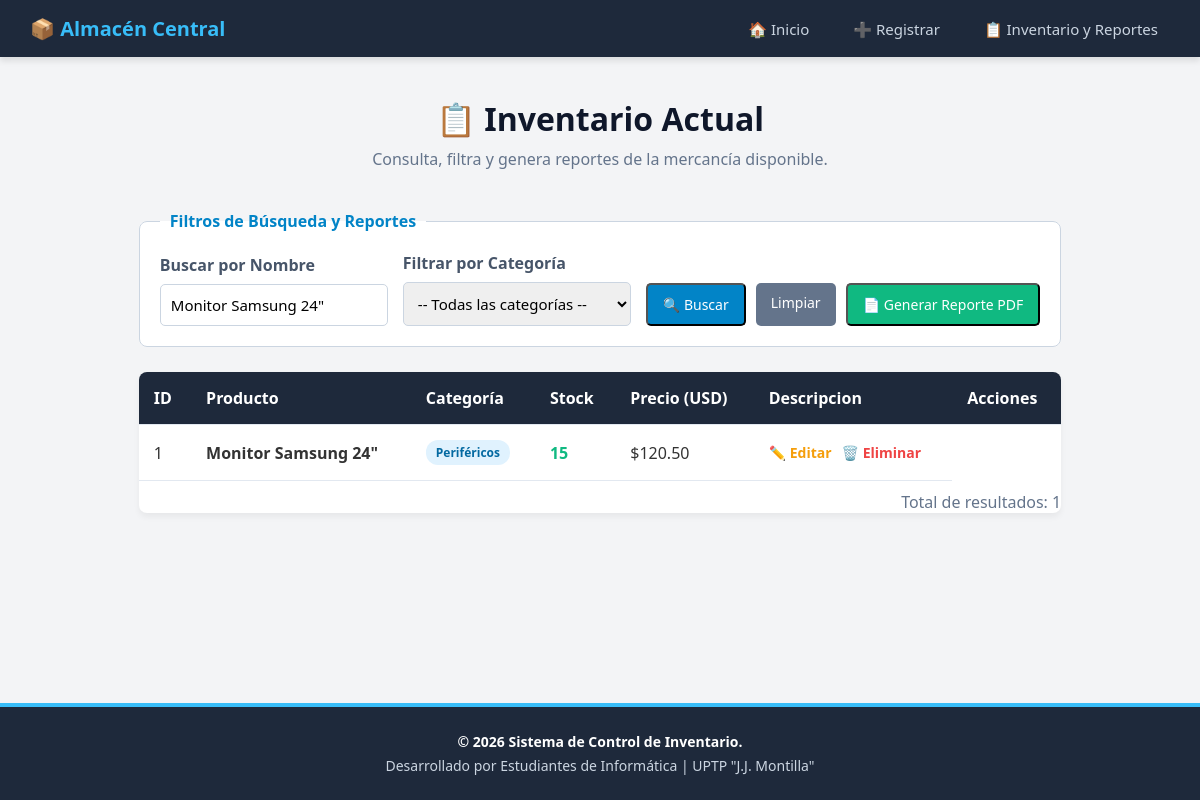
The app's page /views/listar_inventario.php?nombre=Monitor Samsung 24" with its own data.
### tables this page shows
CREATE TABLE productos (
    ID_Producto     INT AUTO_INCREMENT PRIMARY KEY,
    Nombre          VARCHAR(150) NOT NULL,
    Stock           INT DEFAULT 0,
    Precio          DECIMAL(10,2),
    ID_Categoria    INT,                               
    creado_en       TIMESTAMP DEFAULT CURRENT_TIMESTAMP,
    FOREIGN KEY (ID_Categoria) REFERENCES categorias(ID_Categoria) ON DELETE SET NULL
);

CREATE TABLE categorias (
    ID_Categoria    INT AUTO_INCREMENT PRIMARY KEY,
    Nombre          VARCHAR(100) NOT NULL,
    Descripcion     VARCHAR(255)
);

### views/listar_inventario.php (the view, shortened to what this page needs)
<?php
require '../conexion.php';
$f_nombre = trim($_GET["nombre"] ?? "");
$sql = "SELECT p.ID_Producto, p.Nombre, p.Stock, p.Precio, c.Nombre AS Categoria
        FROM productos p
        LEFT JOIN categorias c ON p.ID_Categoria = c.ID_Categoria
        WHERE 1=1";
$params = [];
$tipos = "";
if ($f_nombre !== "") {
    $sql .= " AND p.Nombre LIKE ?";
    $params[] = "%$f_nombre%";
    $tipos .= "s";
}
$sql .= " ORDER BY p.ID_Producto ASC";
$stmt = $conexion->prepare($sql);
if ($params) {
    $stmt->bind_param($tipos, ...$params);
}
$stmt->execute();
$resultado = $stmt->get_result();
?>
<!DOCTYPE html>
<html lang="es">
<head>
    <link rel="stylesheet" href="../assets/css/estilos.css">
</head>
<body>
    <?php include '../includes/navbar.php'; ?>
    <main class="contenedor" style="max-width: 1200px;">
        <div class="encabezado-dashboard">
            <h1>📋 Inventario Actual</h1>
            <p>Consulta, filtra y genera reportes de la mercancía disponible.</p>
        </div>
        <form method="GET" action="listar_inventario.php" class="caja-filtros">
            <fieldset>
                <legend>Filtros de Búsqueda y Reportes</legend>
                <div class="grid-filtros">
                    <div class="grupo-input">
                        <label>Buscar por Nombre</label>
                        <input type="text" name="nombre" value="<?= htmlspecialchars($f_nombre) ?>"
                            placeholder="Ej: Monitor...">
                    </div>
                    <div class="grupo-input">
                        <label>Filtrar por Categoría</label>
                        <select name="categoria">
                            <option value="">-- Todas las categorías --</option>
                        </select>
                    </div>
                    <div class="botones-filtros">
                        <button type="submit" class="btn-accion">🔍 Buscar</button>
                        <a href="listar_inventario.php" class="btn-accion"
                            style="background-color: #64748b;">Limpiar</a>
                        <button type="submit" formaction="reporte_inventario.php" formtarget="_blank"
                            class="btn-accion btn-secundario">
                            📄 Generar Reporte PDF
                        </button>
                    </div>
                </div>
            </fieldset>
        </form>
        <div class="tabla-contenedor">
            <?php if ($resultado->num_rows > 0): ?>
                <table class="tabla-inventario">
                    <thead>
                        <tr>
                            <th>ID</th>
                            <th>Producto</th>
                            <th>Categoría</th>
                            <th>Stock</th>
                            <th>Precio (USD)</th>
                            <th>Descripcion</th>
                            <th>Acciones</th>
                        </tr>
                    </thead>
                    <tbody>
                        <?php while ($fila = $resultado->fetch_assoc()): ?>
                            <tr>
                                <td><?= $fila["ID_Producto"] ?></td>
                                <td><strong><?= htmlspecialchars($fila["Nombre"]) ?></strong></td>
                                <td>
                                    <?php
                                    $nombre_cat = $fila["Categoria"] ?? 'Sin categoría';
                                    $clase_color = 'badge-default';
                                    switch ($nombre_cat) {
                                        case 'Periféricos':
                                            $clase_color = 'badge-perifericos';
                                            break;
                                    }
                                    ?>
                                    <span class="badge <?= $clase_color ?>">
                                        <?= htmlspecialchars($nombre_cat) ?>
                                    </span>
                                </td>
                                <td style="font-weight: bold; color: <?= $fila['Stock'] < 10 ? '#ef4444' : '#10b981' ?>;">
                                    <?= $fila["Stock"] ?>
                                </td>
                                <td>$<?= number_format($fila["Precio"], 2) ?></td>
                                <td>
                                    <div style="display: flex; gap: 10px;">
                                        <a href="editar_producto.php?id=<?= $fila['ID_Producto'] ?>" class="btn-editar">✏️
                                            Editar</a>
                                        <a href="../procesos/eliminar_producto.php?id=<?= $fila['ID_Producto'] ?>"
                                            class="btn-eliminar"
                                            onclick="return confirm('¿Seguro que deseas eliminar este producto?');">🗑️
                                            Eliminar</a>
                                    </div>
                                </td>
                            </tr>
                        <?php endwhile; ?>
                    </tbody>
                </table>
                <p style="text-align: right; margin-top: 10px; color: #64748b;">Total de resultados:
                    <?= $resultado->num_rows ?>
                </p>
            <?php endif; ?>
        </div>
    </main>
    <?php include '../includes/footer.php'; ?>
</body>
</html>

### assets/css/estilos.css (style rules this page uses)
* { margin: 0; padding: 0; box-sizing: border-box; font-family: 'Segoe UI', Tahoma, Geneva, Verdana, sans-serif; }
body { background-color: #f3f4f6; color: #333; display: flex; flex-direction: column; min-height: 100vh; }
.contenedor { max-width: 1000px; margin: 40px auto; padding: 0 20px; }
.encabezado-dashboard { text-align: center; margin-bottom: 40px; }
.encabezado-dashboard h1 { color: #0f172a; font-size: 32px; }
.encabezado-dashboard p { color: #64748b; margin-top: 8px; }
.btn-accion { display: inline-block; padding: 10px 15px; background-color: #0284c7; color: white; text-decoration: none; border-radius: 5px; font-size: 14px; transition: 0.3s; }
.btn-secundario { background-color: #10b981; }
.grupo-input { margin-bottom: 20px; }
.grupo-input label { display: block; margin-bottom: 8px; font-weight: bold; color: #475569; }
.grupo-input input, .grupo-input select { width: 100%; padding: 10px; border: 1px solid #cbd5e1; border-radius: 5px; font-size: 15px; outline: none; }
.caja-filtros fieldset { background: white; border: 1px solid #cbd5e1; border-radius: 8px; padding: 20px; margin-bottom: 25px; }
.caja-filtros legend { font-weight: bold; color: #0284c7; padding: 0 10px; }
.grid-filtros { display: flex; gap: 15px; align-items: flex-end; flex-wrap: wrap; }
.grid-filtros .grupo-input { margin-bottom: 0; flex: 1; min-width: 200px; }
.botones-filtros { display: flex; gap: 10px; }
.tabla-contenedor { background: white; border-radius: 8px; overflow: hidden; box-shadow: 0 4px 6px rgba(0, 0, 0, 0.05); }
.tabla-inventario { width: 100%; border-collapse: collapse; text-align: left; }
.tabla-inventario th, .tabla-inventario td { padding: 15px; border-bottom: 1px solid #e2e8f0; }
.tabla-inventario th { background-color: #1e293b; color: white; }
.badge { padding: 4px 10px; border-radius: 12px; font-size: 12px; font-weight: bold; display: inline-block; }
.badge-perifericos { background-color: #e0f2fe; color: #0369a1; }
.btn-eliminar { color: #ef4444; text-decoration: none; font-size: 14px; font-weight: bold; }
.btn-editar { color: #f59e0b; text-decoration: none; font-size: 14px; font-weight: bold; }

### records on screen
productos: ID_Producto "1", Nombre "Monitor Samsung 24\"", ID_Categoria.Nombre "Periféricos", Stock "15", Precio "120.50"

### other values on screen
$resultado->num_rows "1"
